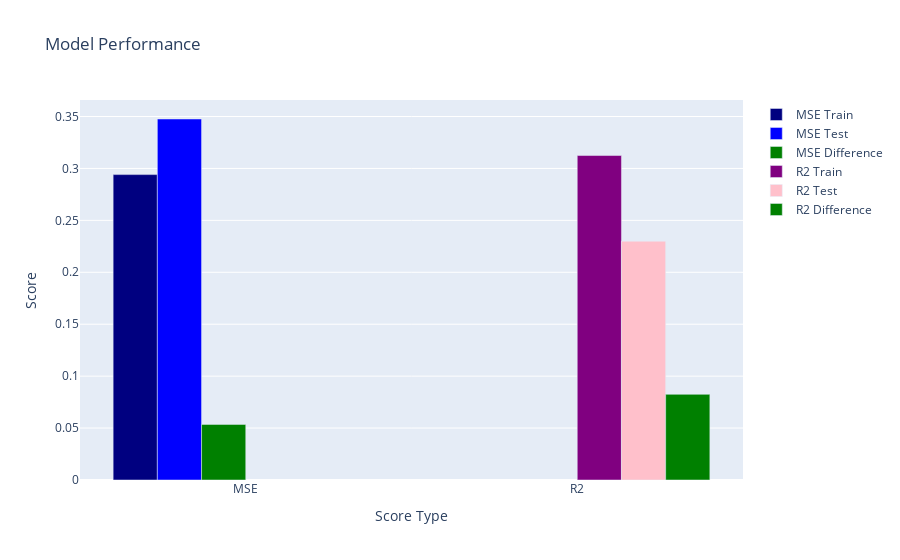

Notebook cell for this chart:
### Markdown cell above
### Ridge Regression

### Code cell
# Create a ridge regression model
model = Ridge(alpha=20)

# Train the model
model.fit(df_x_select, df_y)

# Get the training MSE, R2 score, Testing MSE, and R2 score
mse_train = mean_squared_error(df_y, model.predict(df_x_select))
r2_train = r2_score(df_y, model.predict(df_x_select))
mse_test = mean_squared_error(df_test_y, model.predict(df_test_x_select))
r2_test = r2_score(df_test_y, model.predict(df_test_x_select))

# Print the training MSE and R2 score
print('Training MSE: ', mse_train)
print('Training R2: ', r2_train)

# Print the testing MSE and R2 score
print('Testing MSE: ', mse_test)
print('Testing R2: ', r2_test)

# Display the scores
plot_scores(mse_train, r2_train, mse_test, r2_test)

# Save the model
pickle.dump(model, open('models/Ridge_model.pkl', 'wb'))

### Figure 1 — Plotly figure (JSON) as saved in the notebook; plotly's stock layout.template omitted (floating-point values rounded to 4 significant figures)
{"data": [{"marker": {"color": "navy"}, "name": "MSE Train", "type": "bar", "x": ["MSE"], "y": [0.2941]}, {"marker": {"color": "blue"}, "name": "MSE Test", "type": "bar", "x": ["MSE"], "y": [0.3476]}, {"marker": {"color": "green"}, "name": "MSE Difference", "type": "bar", "x": ["MSE"], "y": [0.05354]}, {"marker": {"color": "purple"}, "name": "R2 Train", "type": "bar", "x": ["R2"], "y": [0.3124]}, {"marker": {"color": "pink"}, "name": "R2 Test", "type": "bar", "x": ["R2"], "y": [0.2299]}, {"marker": {"color": "green"}, "name": "R2 Difference", "type": "bar", "x": ["R2"], "y": [0.08248]}], "layout": {"title": {"text": "Model Performance"}, "xaxis": {"title": {"text": "Score Type"}}, "yaxis": {"title": {"text": "Score"}}}}
